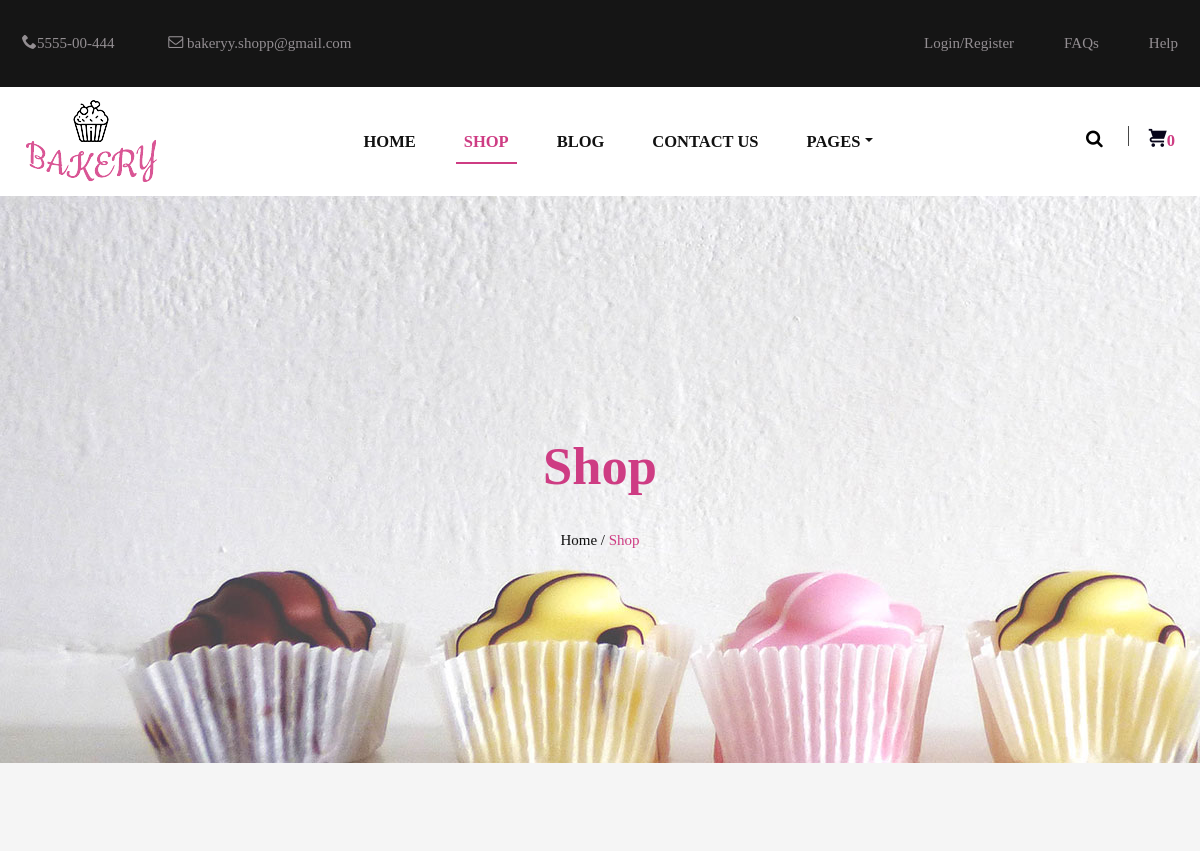
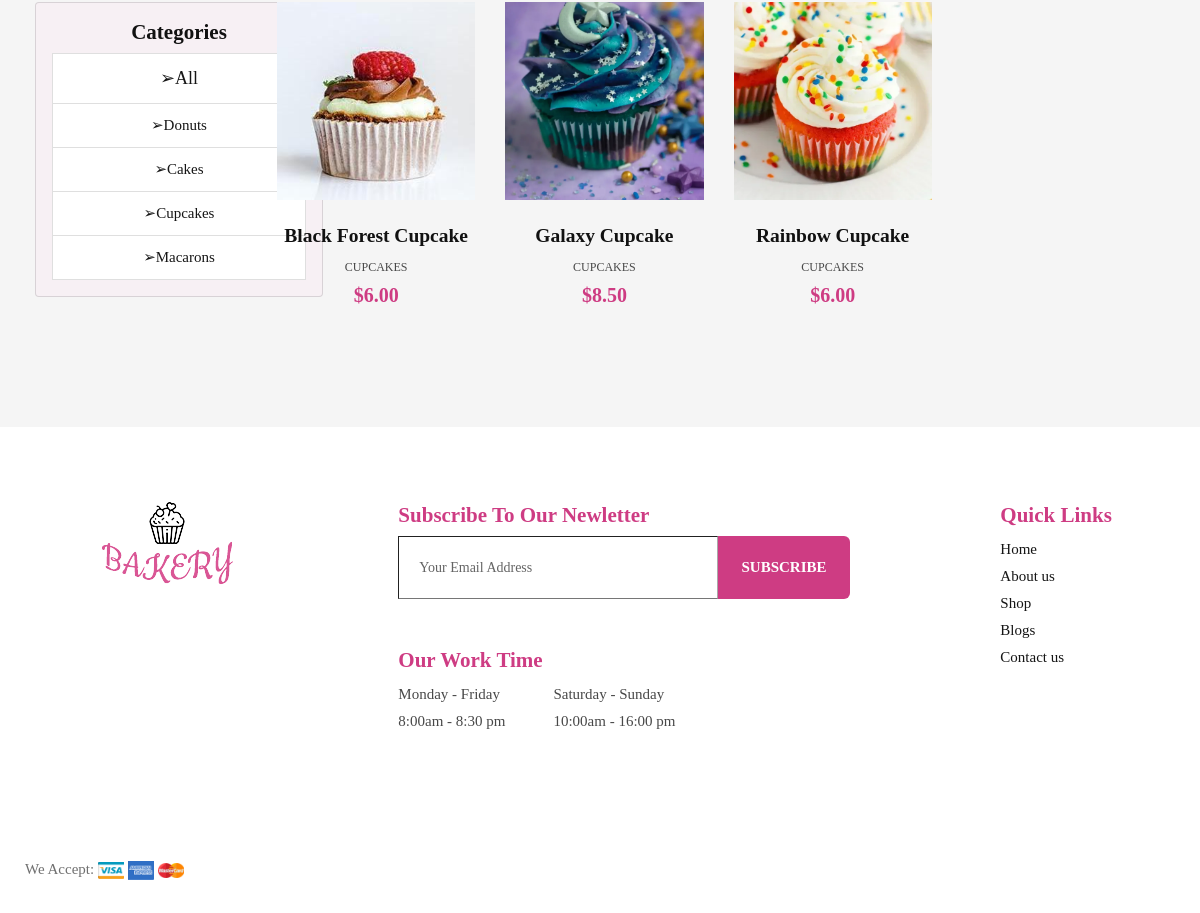
Screenshot of /category/3/ with the database file from the repository (2 pictures, top to bottom).
### shop/models.py (models this page shows, shortened)
class Category(models.Model):
    category = models.CharField('Category', max_length=100)
    def __str__(self):
        return self.category
    class Meta:
        verbose_name = 'Category'
        verbose_name_plural = 'Categories'

class Product(models.Model):
    name = models.CharField('Name', max_length=100)
    slug = models.SlugField('Slug', max_length=25, unique=True, null=True, blank=True)
    category = models.ForeignKey(Category, on_delete=models.DO_NOTHING, default=None)
    price = models.DecimalField('Price', max_digits=8, decimal_places=2)
    description = models.TextField('Description')
    image = models.ImageField('Image', blank=True, upload_to='products')

### shop/views.py (the view)
# urls.py: path('category/<int:category_id>/', views.CategoryView.as_view(), name='category'),
class CategoryView(ListView):
    model = Product
    template_name = 'shop/shop.html'
    context_object_name = 'products'
    def get_queryset(self):
        return Product.objects.filter(category=self.kwargs['category_id'])
    def get_context_data(self, **kwargs):
        context = super().get_context_data(**kwargs)
        categories = Category.objects.all()
        context['categories'] = categories
        context['title'] = 'Shop'
        context['shop_active'] = 'active'
        return context

### shop/templates/shop/shop.html (shortened to what this page needs)
{% extends 'shop/base.html' %}
{% load static %}
{% block body %}
<div class="site-banner">
	<div class="banner-content">
		<div class="container">
			<div class="row">
				<div class="col-md-12">
					<div class="colored">
						<h1>Shop</h1>
						<div class="breadcum-items">
							<span class="item"><a href="{% url 'home' %}">Home /</a></span>
							<span class="item colored">Shop</span>
						</div>
					</div>
				</div>
			</div>
		</div>
	</div>
</div>
<section class="our-team bg-sand padding-large" style="text-align: center;">
	<div class="aside">
		<div class="col">
			<div class="card bg-Peach" style="width: 18rem;">
				<div class="card-body">
					<h4 class="widget-title" align="center">Categories</h4>
					<ul>
						<li class="list-group-item justify-content-between align-items-center flex-wrap">
							<big><a href="{% url 'shop' %}">➢All</a></big>
						</li>
						{% for category in categories %}
						<li class="list-group-item justify-content-between align-items-center flex-wrap">
							<a href="{% url 'category' category.id %}">➢{{ category }}</a>
						</li>
						{% endfor %}
					</ul>
				</div>
			</div>
		</div>
	</div>
	<div class="container">
		<div class="row">
			{% for product in products %}
			<div class="product-item col-md-3 pb-4">
				<a href="{% url 'single_product' slug=product.slug %}" class="product-image"><img src="{{ product.image.url }}"/></a>
				<div class="text-comtent text-center">
					<h5 class="pt-4"><a href="{% url 'single_product' slug=product.slug %}">{{ product.name }}</a></h5>
					<p>{{ product.category }}</p>
					<span class="price colored">${{ product.price }}</span>
				</div>
			</div>
			{% endfor %}
		</div>
	</div>
</section>
{% endblock %}

### rows the page displays
Category: category "Donuts"
Category: category "Cakes"
Category: category "Cupcakes"
Category: category "Macarons"
Product: image (picture), name "Black Forest Cupcake", category "CUPCAKES", price "6.00"
Product: image (picture), name "Galaxy Cupcake", category "CUPCAKES", price "8.50"
Product: image (picture), name "Rainbow Cupcake", category "CUPCAKES", price "6.00"

### other values shown
{{ request.session.cart|length }} "0"
